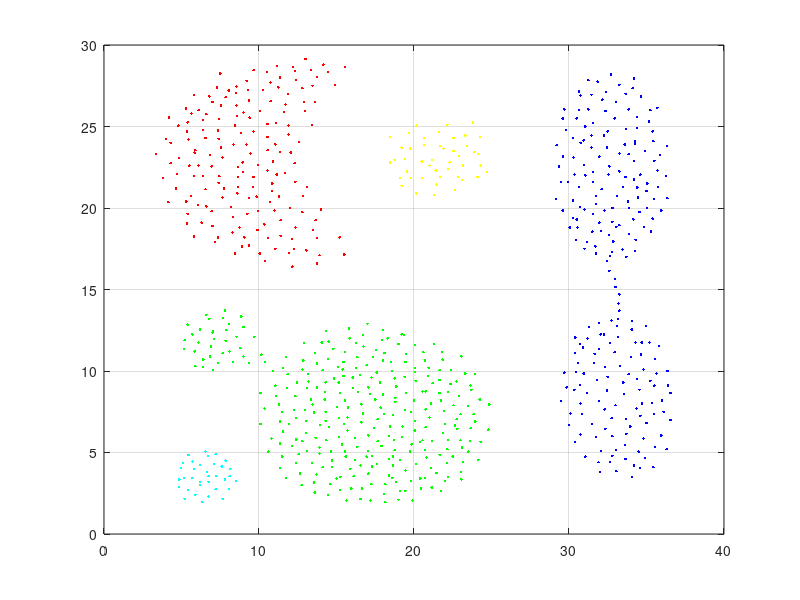

The MATLAB script that drew this image:
a = importdata('result.txt');
m=size(a,1);
for i=1:1:m
    if a(i,3)==1
        plot(a(i,1),a(i,2),'r.');
    elseif a(i,3)==2
        plot(a(i,1),a(i,2),'b.');
    elseif a(i,3)==3
        plot(a(i,1),a(i,2),'g.');
    elseif a(i,3)==4
        plot(a(i,1),a(i,2),'c.');
    elseif a(i,3)==5
        plot(a(i,1),a(i,2),'y.');
    elseif a(i,3)==6
        plot(a(i,1),a(i,2),'k.');
    elseif a(i,3)==7
        plot(a(i,1),a(i,2),'m.');
    elseif a(i,3)==8
        plot(a(i,1),a(i,2),'Color',[1,0.5,0]);
    elseif a(i,3)==9
        plot(a(i,1),a(i,2),'Color',[0.5,0.5,0.5]);
    elseif a(i,3)==10
        plot(a(i,1),a(i,2),'Color',[0.5,0,0]);
    else
        plot(a(i,1),a(i,2),'k*');   
    end
    hold on;
end
grid on;